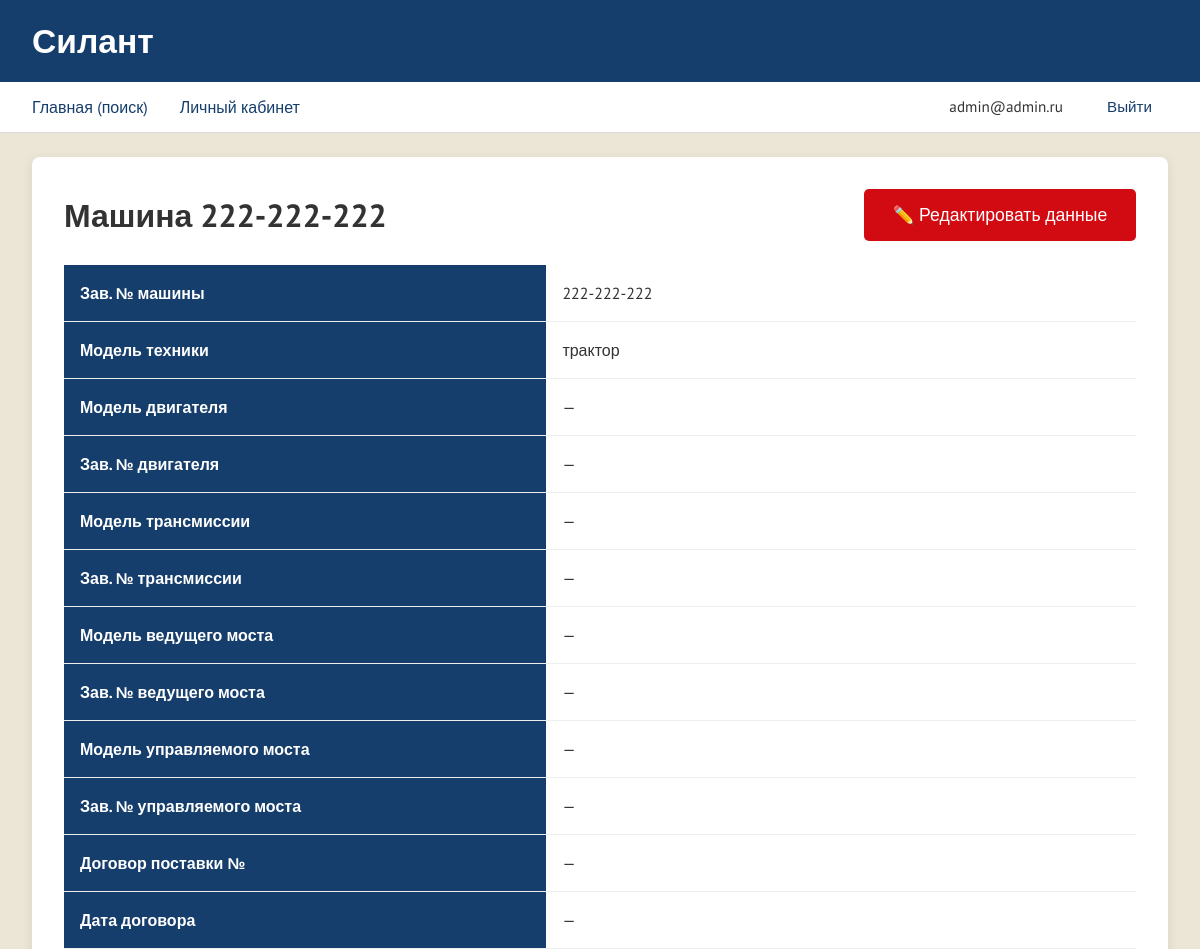
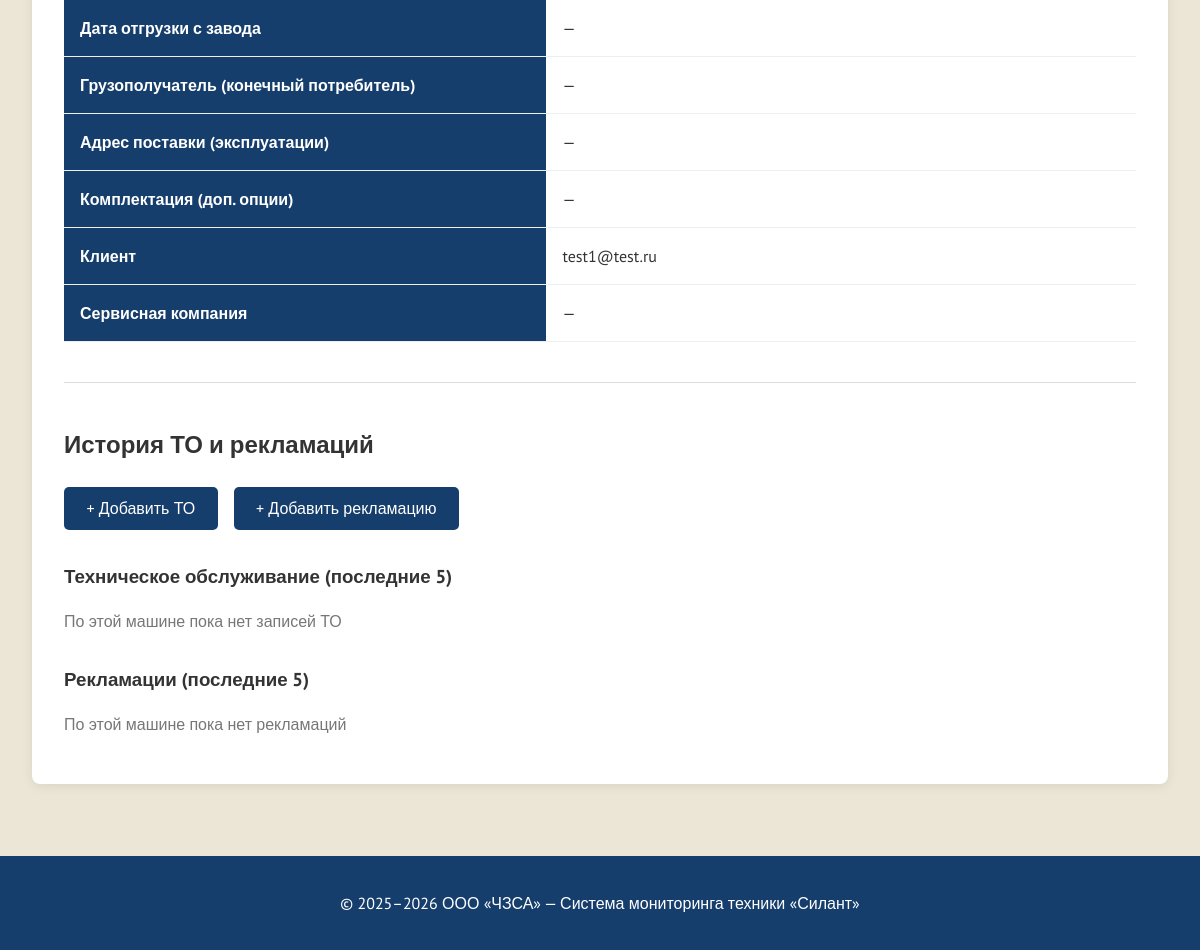
The app's page /machines/222-222-222/ (signed in) with its own data (2 pictures, top to bottom).
### core/models.py (models this page shows, shortened)
class User(AbstractUser):
    username = None
    email = models.EmailField(
        _('email адрес'),
        unique=True,
        error_messages={
            'unique': _('Пользователь с таким email уже существует.'),
        },
    )
    USERNAME_FIELD = 'email'
    REQUIRED_FIELDS = []  # можно добавить сюда поля, если захочешь их запрашивать при createsuperuser
    objects = CustomUserManager()
    class Meta:
        verbose_name = _('пользователь')
        verbose_name_plural = _('пользователи')

class Machine(models.Model):
    serial_number = models.CharField(
        _('зав. № машины'),
        max_length=100,
        unique=True,
        db_index=True,
        validators=[serial_number_validator],
        help_text=_('Только латинские буквы, цифры, -, _'),
    )
    model = models.ForeignKey(
        MachineModel, verbose_name=_('модель техники'),
        on_delete=models.PROTECT, related_name='machines'
    )
    engine_model = models.ForeignKey(
        EngineModel, verbose_name=_('модель двигателя'),
        on_delete=models.PROTECT, related_name='machines', null=True, blank=True
    )
    engine_serial = models.CharField(
        _('зав. № двигателя'), max_length=100, blank=True
    )
    transmission_model = models.ForeignKey(
        TransmissionModel, verbose_name=_('модель трансмиссии'),
        on_delete=models.PROTECT, related_name='machines', null=True, blank=True
    )
    transmission_serial = models.CharField(
        _('зав. № трансмиссии'), max_length=100, blank=True
    )
    drive_axle_model = models.ForeignKey(
        DriveAxleModel, verbose_name=_('модель ведущего моста'),
        on_delete=models.PROTECT, related_name='machines', null=True, blank=True
    )
    drive_axle_serial = models.CharField(
        _('зав. № ведущего моста'), max_length=100, blank=True
    )
    steer_axle_model = models.ForeignKey(
        SteerAxleModel, verbose_name=_('модель управляемого моста'),
        on_delete=models.PROTECT, related_name='machines', null=True, blank=True
    )
    steer_axle_serial = models.CharField(
        _('зав. № управляемого моста'), max_length=100, blank=True
    )
    contract_number = models.CharField(
        _('договор поставки №'), max_length=100, blank=True
    )
    contract_date = models.DateField(
        _('дата договора'), null=True, blank=True
    )
    shipment_date = models.DateField(
        _('дата отгрузки с завода'), null=True, blank=True
    )
    consignee = models.CharField(
        _('грузополучатель (конечный потребитель)'), max_length=300, blank=True
    )
    operation_address = models.CharField(
        _('адрес поставки / эксплуатации'), max_length=500, blank=True
    )
    options = models.TextField(
        _('комплектация / доп. опции'), blank=True
    )
    client = models.ForeignKey(
        User, verbose_name=_('клиент'),
        on_delete=models.SET_NULL, null=True, blank=True,
        related_name='client_machines'
    )
    service_company = models.ForeignKey(
        User, verbose_name=_('сервисная компания'),
        on_delete=models.SET_NULL, null=True, blank=True,
        related_name='service_machines'
    )
    created_at = models.DateTimeField(auto_now_add=True)
    updated_at = models.DateTimeField(auto_now=True)
    class Meta:
        verbose_name = _('машина')
        verbose_name_plural = _('машины')
        ordering = ['-shipment_date', 'serial_number']
        indexes = [
            models.Index(fields=['serial_number']),
            models.Index(fields=['shipment_date']),
        ]

class Directory(models.Model):
    name = models.CharField(_('название'), max_length=200)
    description = models.TextField(_('описание'), blank=True)
    class Meta:
        abstract = True

class MachineModel(Directory):
    class Meta:
        verbose_name = _('модель техники')
        verbose_name_plural = _('модели техники')
        ordering = ['name']

### core/views.py (the view)
# urls.py: path("machines/<str:serial_number>/", MachineDetailView.as_view(), name="machine_detail"),
@method_decorator(login_required, name='dispatch')
class MachineDetailView(View):
    template_name = "core/machine_detail.html"
    def get(self, request, serial_number):
        machine = get_object_or_404(Machine, serial_number__iexact=serial_number)
        user = request.user
        can_view = False
        can_edit_machine = False
        can_add_maintenance = False
        can_add_claim = False
        if user.groups.filter(name='Менеджер').exists():
            can_view = True
            can_edit_machine = True
            can_add_maintenance = True
            can_add_claim = True
        elif user.groups.filter(name='Клиент').exists():
            can_view = machine.client == user
            can_add_maintenance = True          # клиент может добавлять ТО
            can_add_claim = False               # клиент НЕ может добавлять рекламации
        elif user.groups.filter(name='Сервисная_организация').exists():
            can_view = machine.service_company == user
            can_add_maintenance = True
            can_add_claim = True
        if not can_view:
            raise Http404("У вас нет доступа к этой машине")
        maintenances = machine.maintenances.order_by('-date')[:5]  # последние 5 ТО
        claims = machine.claims.order_by('-failure_date')[:5]  # последние 5 рекламаций
        context = {
            "machine": machine,
            "can_edit": can_edit_machine,
            "can_add_maintenance": can_add_maintenance,
            "can_add_claim": can_add_claim,
            "maintenances": maintenances,  # ← добавлено
            "claims": claims,
            "fields": [
                ("Зав. № машины", machine.serial_number),
                ("Модель техники", machine.model.name if machine.model else "—"),
                ("Модель двигателя", machine.engine_model.name if machine.engine_model else "—"),
                ("Зав. № двигателя", machine.engine_serial or "—"),
                ("Модель трансмиссии", machine.transmission_model.name if machine.transmission_model else "—"),
                ("Зав. № трансмиссии", machine.transmission_serial or "—"),
                ("Модель ведущего моста", machine.drive_axle_model.name if machine.drive_axle_model else "—"),
                ("Зав. № ведущего моста", machine.drive_axle_serial or "—"),
                ("Модель управляемого моста", machine.steer_axle_model.name if machine.steer_axle_model else "—"),
                ("Зав. № управляемого моста", machine.steer_axle_serial or "—"),
                ("Договор поставки №", machine.contract_number or "—"),
                ("Дата договора", machine.contract_date.strftime("%d.%m.%Y") if machine.contract_date else "—"),
                ("Дата отгрузки с завода", machine.shipment_date.strftime("%d.%m.%Y") if machine.shipment_date else "—"),
                ("Грузополучатель (конечный потребитель)", machine.consignee or "—"),
                ("Адрес поставки (эксплуатации)", machine.operation_address or "—"),
                ("Комплектация (доп. опции)", machine.options or "—"),
                ("Клиент", machine.client.email if machine.client else "—"),
                ("Сервисная компания", machine.service_company.email if machine.service_company else "—"),
            ]
        }
        return render(request, self.template_name, context)

### core/templates/core/machine_detail.html (shortened to what this page needs)
{% extends 'core/base.html' %}
{% block content %}
<div style="background: white; padding: 2rem; border-radius: 8px; box-shadow: 0 2px 12px rgba(0,0,0,0.08);">
    <div style="display: flex; justify-content: space-between; align-items: center; margin-bottom: 1.5rem;">
        <h1 style="margin: 0;">Машина {{ machine.serial_number }}</h1>
        {% if can_edit %}
          <a href="{% url 'core:machine_edit' serial_number=machine.serial_number %}" class="btn" style="padding: 0.8rem 1.8rem; font-size: 1.1rem;">
              ✏️ Редактировать данные
          </a>
        {% endif %}
    </div>
    <table class="data-table" style="width:100%; border-collapse: collapse;">
        <tbody>
            {% for label, value in fields %}
                <tr style="border-bottom: 1px solid #eee;">
                    <th style="width: 45%; padding: 1rem; background: var(--dark-blue); color: white; text-align: left;">
                        {{ label }}
                    </th>
                    <td style="padding: 1rem;">{{ value }}</td>
                </tr>
            {% endfor %}
        </tbody>
    </table>
    <div style="margin-top: 2.5rem; padding-top: 1.5rem; border-top: 1px solid #ddd;">
        <h2>История ТО и рекламаций</h2>
        <div style="margin: 1.5rem 0; display: flex; gap: 1rem; flex-wrap: wrap;">
            {% if can_add_maintenance %}
                <a href="{% url 'core:maintenance_create' serial_number=machine.serial_number %}"
                   class="btn" style="background: var(--dark-blue);">
                    + Добавить ТО
                </a>
            {% endif %}
            {% if can_add_claim %}
                <a href="{% url 'core:claim_create' serial_number=machine.serial_number %}"
                   class="btn" style="background: var(--dark-blue);">
                    + Добавить рекламацию
                </a>
            {% endif %}
        </div>
        <h3 style="margin-top: 2rem;">Техническое обслуживание (последние 5)</h3>
        {% if maintenances %}
            <div class="data-table-container">
                <table class="data-table" style="width:100%; margin-top: 1rem;">
                    <thead>
                        <tr>
                            <th>Вид ТО</th>
                            <th>Дата</th>
                            <th>Наработка, м/ч</th>
                            <th>Сервис</th>
                            <th>Действия</th>
                        </tr>
                    </thead>
                    <tbody>
                        {% for m in maintenances %}
                        <tr>
                            <td>{{ m.type }}</td>
                            <td>{{ m.date|date:"d.m.Y" }}</td>
                            <td>{{ m.hours|default:"—" }}</td>
                            <td>
                                {% if m.organization %}
                                    {{ m.organization.email|default:m.organization }}
                                {% elif m.service_company %}
                                    {{ m.service_company.email|default:"—" }}
                                {% else %}
                                    —
                                {% endif %}
                            </td>
                            <td style="white-space: nowrap; text-align: center;">
                                {% if can_edit or request.user == m.organization or request.user == m.service_company %}
                                    <a href="{% url 'core:maintenance_edit' pk=m.pk %}"
                                       title="Редактировать ТО"
                                       style="margin-right: 12px; font-size: 1.2rem; text-decoration: none;">✏️</a>
                                    <a href="{% url 'core:maintenance_delete' pk=m.pk %}"
                                       title="Удалить ТО"
                                       onclick="event.stopPropagation(); return confirm('Вы уверены, что хотите удалить эту запись ТО?');"
                                       style="color: var(--red); font-size: 1.2rem; text-decoration: none;">🗑</a>
                                {% endif %}
                            </td>
                        </tr>
                        {% empty %}
                        <tr><td colspan="5" style="text-align:center; padding:1.5rem; color:#777;">Нет записей ТО</td></tr>
                        {% endfor %}
                    </tbody>
                </table>
            </div>
                <p style="margin-top: 1rem; color: #666;">
                    <a href="{% url 'core:dashboard' %}#maintenance">Показать все ТО →</a>
                </p>
            {% else %}
                <p style="color: #777; margin-top: 1rem;">По этой машине пока нет записей ТО</p>
            {% endif %}
        <h3 style="margin-top: 2rem;">Рекламации (последние 5)</h3>
        {% if claims %}
            <div class="data-table-container">
                < class="data-table" style="width:100%; margin-top: 1rem;">
                    <thead>
                        <tr>
                            <th>Дата отказа</th>
                            <th>Узел</th>
                            <th>Дата восстановления</th>
                            <th>Простой (дней)</th>
                            <th>Сервис</th>
                            <th>Действия</th>
                        </tr>
                    </thead>
                    <tbody>
                        {% for c in claims %}
                        <tr>
                            <td>{{ c.failure_date|date:"d.m.Y" }}</td>
                            <td>{{ c.failure_node }}</td>
                            <td>{{ c.recovery_date|date:"d.m.Y"|default:"—" }}</td>
                            <td>{{ c.downtime|default:"—" }}</td>
                            <td>{{ c.service_company.email|default:"—" }}
                            <td style="white-space: nowrap; text-align: center;">
                                {% if can_edit or request.user == c.service_company %}
                                    <a href="{% url 'core:claim_edit' pk=c.pk %}" style="margin-right: 8px;">✏️</a>
                                    <a href="{% url 'core:claim_delete' pk=c.pk %}" style="color: var(--red);">🗑</a>
                                {% endif %}
                            </td>
                        </tr>
                        {% endfor %}
                    </tbody>
                </table>
            </div>
            <p style="margin-top: 1rem; color: #666;">
                <a href="{% url 'core:dashboard' %}#claims">Показать все рекламации →</a>
            </p>
        {% else %}
            <p style="color: #777; margin-top: 1rem;">По этой машине пока нет рекламаций</p>
        {% endif %}
    </div>
</div>
{% endblock %}

### core/templates/core/base.html (shortened to what this page needs)
<!DOCTYPE html>
<html lang="ru">
<head>
    {% load static %}
</head>
<body>
<header>
    <h1 style="margin:0; font-size:2.1rem;">Силант</h1>
</header>
<nav>
    <div style="display:flex; align-items:center; max-width:1400px; margin:0 auto;">
        {% if user.is_authenticated %}
            <ul>
                <li><a href="{% url 'core:home' %}">Главная (поиск)</a></li>
                <li><a href="{% url 'core:dashboard' %}">Личный кабинет</a></li>
            </ul>
            <div class="user-info">
                {{ user.email }}
                <a href="{% url 'account_logout' %}" class="btn-outline" style="margin-left:1.5rem; padding:0.5rem 1rem;">Выйти</a>
            </div>
        {% else %}
            <ul>
                <li><a href="{% url 'core:home' %}">Главная</a></li>
                <li><a href="{% url 'account_login' %}">Вход</a></li>
            </ul>
        {% endif %}
    </div>
</nav>
<main class="container">
    {% block content %}{% endblock %}
</main>
<footer>
    <p>© 2025–2026 ООО «ЧЗСА» — Система мониторинга техники «Силант»</p>
</footer>
</body>
</html>

### records on screen
User: email "admin@admin.ru"
Machine: serial_number "222-222-222", fields "222-222-222"
MachineModel: fields "трактор"
User: fields "test1@test.ru"

### other values on screen
{{ label }} "Зав. № машины" "Модель техники" "Модель двигателя" "Зав. № двигателя" "Модель трансмиссии" "Зав. № трансмиссии" "Модель ведущего моста" "Зав. № ведущего моста" "Модель управляемого моста" "Зав. № управляемого моста" "Договор поставки №" "Дата договора" "Дата отгрузки с завода" "Грузополучатель (конечный потребитель)" "Адрес поставки (эксплуатации)" "Комплектация (доп. опции)" "Клиент" "Сервисная компания"
{{ value }} "—" "—" "—" "—" "—" "—" "—" "—" "—" "—" "—" "—" "—" "—" "—"
